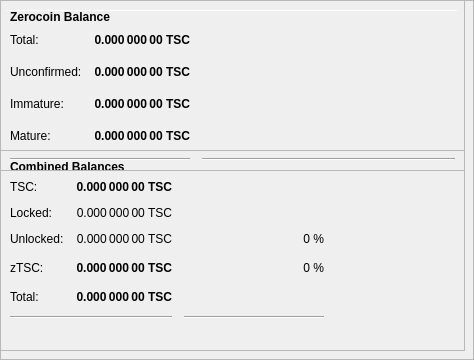
        <widget class="QFrame" name="frameHodgepodge">
         <property name="minimumSize">
          <size>
           <width>0</width>
           <height>350</height>
          </size>
         </property>
         <property name="layoutDirection">
          <enum>Qt::LeftToRight</enum>
         </property>
         <property name="frameShape">
          <enum>QFrame::StyledPanel</enum>
         </property>
         <property name="frameShadow">
          <enum>QFrame::Raised</enum>
         </property>
         <widget class="QPushButton" name="runAutoDenom">
          <property name="geometry">
           <rect>
            <x>251</x>
            <y>17</y>
            <width>1</width>
            <height>1</height>
           </rect>
          </property>
          <property name="palette">
           <palette>
            <active>
             <colorrole role="WindowText">
              <brush brushstyle="SolidPattern">
               <color alpha="255">
                <red>0</red>
                <green>0</green>
                <blue>0</blue>
               </color>
              </brush>
             </colorrole>
             <colorrole role="Button">
              <brush brushstyle="SolidPattern">
               <color alpha="255">
                <red>239</red>
                <green>238</green>
                <blue>238</blue>
               </color>
              </brush>
             </colorrole>
             <colorrole role="Light">
              <brush brushstyle="SolidPattern">
               <color alpha="255">
                <red>255</red>
                <green>255</green>
                <blue>255</blue>
               </color>
              </brush>
             </colorrole>
             <colorrole role="Midlight">
              <brush brushstyle="SolidPattern">
               <color alpha="255">
                <red>247</red>
                <green>246</green>
                <blue>246</blue>
               </color>
              </brush>
             </colorrole>
             <colorrole role="Dark">
              <brush brushstyle="SolidPattern">
               <color alpha="255">
                <red>119</red>
                <green>119</green>
                <blue>119</blue>
               </color>
              </brush>
             </colorrole>
             <colorrole role="Mid">
              <brush brushstyle="SolidPattern">
               <color alpha="255">
                <red>159</red>
                <green>159</green>
                <blue>159</blue>
               </color>
              </brush>
             </colorrole>
             <colorrole role="Text">
              <brush brushstyle="SolidPattern">
               <color alpha="255">
                <red>0</red>
                <green>0</green>
                <blue>0</blue>
               </color>
              </brush>
             </colorrole>
             <colorrole role="BrightText">
              <brush brushstyle="SolidPattern">
               <color alpha="255">
                <red>255</red>
                <green>255</green>
                <blue>255</blue>
               </color>
              </brush>
             </colorrole>
             <colorrole role="ButtonText">
              <brush brushstyle="SolidPattern">
               <color alpha="255">
                <red>0</red>
                <green>0</green>
                <blue>0</blue>
               </color>
              </brush>
             </colorrole>
             <colorrole role="Base">
              <brush brushstyle="SolidPattern">
               <color alpha="255">
                <red>255</red>
                <green>255</green>
                <blue>255</blue>
               </color>
              </brush>
             </colorrole>
             <colorrole role="Window">
              <brush brushstyle="SolidPattern">
               <color alpha="255">
                <red>239</red>
                <green>238</green>
                <blue>238</blue>
               </color>
              </brush>
             </colorrole>
             <colorrole role="Shadow">
              <brush brushstyle="SolidPattern">
               <color alpha="255">
                <red>0</red>
                <green>0</green>
                <blue>0</blue>
               </color>
              </brush>
             </colorrole>
             <colorrole role="AlternateBase">
              <brush brushstyle="SolidPattern">
               <color alpha="255">
                <red>247</red>
                <green>246</green>
                <blue>246</blue>
               </color>
              </brush>
             </colorrole>
             <colorrole role="ToolTipBase">
              <brush brushstyle="SolidPattern">
               <color alpha="255">
                <red>255</red>
                <green>255</green>
                <blue>220</blue>
               </color>
              </brush>
             </colorrole>
             <colorrole role="ToolTipText">
              <brush brushstyle="SolidPattern">
               <color alpha="255">
                <red>0</red>
                <green>0</green>
                <blue>0</blue>
               </color>
              </brush>
             </colorrole>
            </active>
            <inactive>
             <colorrole role="WindowText">
              <brush brushstyle="SolidPattern">
               <color alpha="255">
                <red>0</red>
                <green>0</green>
                <blue>0</blue>
               </color>
              </brush>
             </colorrole>
             <colorrole role="Button">
              <brush brushstyle="SolidPattern">
               <color alpha="255">
                <red>239</red>
                <green>238</green>
                <blue>238</blue>
               </color>
              </brush>
             </colorrole>
             <colorrole role="Light">
              <brush brushstyle="SolidPattern">
               <color alpha="255">
                <red>255</red>
                <green>255</green>
                <blue>255</blue>
               </color>
              </brush>
             </colorrole>
             <colorrole role="Midlight">
              <brush brushstyle="SolidPattern">
               <color alpha="255">
                <red>247</red>
                <green>246</green>
                <blue>246</blue>
               </color>
              </brush>
             </colorrole>
             <colorrole role="Dark">
              <brush brushstyle="SolidPattern">
               <color alpha="255">
                <red>119</red>
                <green>119</green>
                <blue>119</blue>
               </color>
              </brush>
             </colorrole>
             <colorrole role="Mid">
              <brush brushstyle="SolidPattern">
               <color alpha="255">
                <red>159</red>
                <green>159</green>
                <blue>159</blue>
               </color>
              </brush>
             </colorrole>
             <colorrole role="Text">
              <brush brushstyle="SolidPattern">
               <color alpha="255">
                <red>0</red>
                <green>0</green>
                <blue>0</blue>
               </color>
              </brush>
             </colorrole>
             <colorrole role="BrightText">
              <brush brushstyle="SolidPattern">
               <color alpha="255">
                <red>255</red>
                <green>255</green>
                <blue>255</blue>
               </color>
              </brush>
             </colorrole>
             <colorrole role="ButtonText">
              <brush brushstyle="SolidPattern">
               <color alpha="255">
                <red>0</red>
                <green>0</green>
                <blue>0</blue>
               </color>
              </brush>
             </colorrole>
             <colorrole role="Base">
              <brush brushstyle="SolidPattern">
               <color alpha="255">
                <red>255</red>
                <green>255</green>
                <blue>255</blue>
               </color>
              </brush>
             </colorrole>
             <colorrole role="Window">
              <brush brushstyle="SolidPattern">
               <color alpha="255">
                <red>239</red>
                <green>238</green>
                <blue>238</blue>
               </color>
              </brush>
             </colorrole>
             <colorrole role="Shadow">
              <brush brushstyle="SolidPattern">
               <color alpha="255">
                <red>0</red>
                <green>0</green>
                <blue>0</blue>
               </color>
              </brush>
             </colorrole>
             <colorrole role="AlternateBase">
              <brush brushstyle="SolidPattern">
               <color alpha="255">
                <red>247</red>
                <green>246</green>
                <blue>246</blue>
               </color>
              </brush>
             </colorrole>
             <colorrole role="ToolTipBase">
              <brush brushstyle="SolidPattern">
               <color alpha="255">
                <red>255</red>
                <green>255</green>
                <blue>220</blue>
               </color>
              </brush>
             </colorrole>
             <colorrole role="ToolTipText">
              <brush brushstyle="SolidPattern">
               <color alpha="255">
                <red>0</red>
                <green>0</green>
                <blue>0</blue>
               </color>
              </brush>
             </colorrole>
            </inactive>
            <disabled>
             <colorrole role="WindowText">
              <brush brushstyle="SolidPattern">
               <color alpha="255">
                <red>119</red>
                <green>119</green>
                <blue>119</blue>
               </color>
              </brush>
             </colorrole>
             <colorrole role="Button">
              <brush brushstyle="SolidPattern">
               <color alpha="255">
                <red>239</red>
                <green>238</green>
                <blue>238</blue>
               </color>
              </brush>
             </colorrole>
             <colorrole role="Light">
              <brush brushstyle="SolidPattern">
               <color alpha="255">
                <red>255</red>
                <green>255</green>
                <blue>255</blue>
               </color>
              </brush>
             </colorrole>
             <colorrole role="Midlight">
              <brush brushstyle="SolidPattern">
               <color alpha="255">
                <red>247</red>
                <green>246</green>
                <blue>246</blue>
               </color>
              </brush>
             </colorrole>
             <colorrole role="Dark">
              <brush brushstyle="SolidPattern">
               <color alpha="255">
                <red>119</red>
                <green>119</green>
                <blue>119</blue>
               </color>
              </brush>
             </colorrole>
             <colorrole role="Mid">
              <brush brushstyle="SolidPattern">
               <color alpha="255">
                <red>159</red>
                <green>159</green>
                <blue>159</blue>
               </color>
              </brush>
             </colorrole>
             <colorrole role="Text">
              <brush brushstyle="SolidPattern">
               <color alpha="255">
                <red>119</red>
                <green>119</green>
                <blue>119</blue>
               </color>
              </brush>
             </colorrole>
             <colorrole role="BrightText">
              <brush brushstyle="SolidPattern">
               <color alpha="255">
                <red>255</red>
                <green>255</green>
                <blue>255</blue>
               </color>
              </brush>
             </colorrole>
             <colorrole role="ButtonText">
              <brush brushstyle="SolidPattern">
               <color alpha="255">
                <red>119</red>
                <green>119</green>
                <blue>119</blue>
               </color>
              </brush>
             </colorrole>
             <colorrole role="Base">
              <brush brushstyle="SolidPattern">
               <color alpha="255">
                <red>239</red>
                <green>238</green>
                <blue>238</blue>
               </color>
              </brush>
             </colorrole>
             <colorrole role="Window">
              <brush brushstyle="SolidPattern">
               <color alpha="255">
                <red>239</red>
                <green>238</green>
                <blue>238</blue>
               </color>
              </brush>
             </colorrole>
             <colorrole role="Shadow">
              <brush brushstyle="SolidPattern">
               <color alpha="255">
                <red>0</red>
                <green>0</green>
                <blue>0</blue>
               </color>
              </brush>
             </colorrole>
             <colorrole role="AlternateBase">
              <brush brushstyle="SolidPattern">
               <color alpha="255">
                <red>239</red>
                <green>238</green>
                <blue>238</blue>
               </color>
              </brush>
             </colorrole>
             <colorrole role="ToolTipBase">
              <brush brushstyle="SolidPattern">
               <color alpha="255">
                <red>255</red>
                <green>255</green>
                <blue>220</blue>
               </color>
              </brush>
             </colorrole>
             <colorrole role="ToolTipText">
              <brush brushstyle="SolidPattern">
               <color alpha="255">
                <red>0</red>
                <green>0</green>
                <blue>0</blue>
               </color>
              </brush>
             </colorrole>
            </disabled>
           </palette>
          </property>
          <property name="focusPolicy">
           <enum>Qt::NoFocus</enum>
          </property>
          <property name="autoFillBackground">
           <bool>true</bool>
          </property>
          <property name="text">
           <string/>
          </property>
          <property name="flat">
           <bool>true</bool>
          </property>
         </widget>
         <widget class="Line" name="line">
          <property name="geometry">
           <rect>
            <x>7</x>
            <y>10</y>
            <width>451</width>
            <height>1</height>
           </rect>
          </property>
          <property name="orientation">
           <enum>Qt::Horizontal</enum>
          </property>
         </widget>
         <widget class="QFrame" name="frame_3">
          <property name="geometry">
           <rect>
            <x>0</x>
            <y>150</y>
            <width>465</width>
            <height>201</height>
           </rect>
          </property>
          <property name="frameShape">
           <enum>QFrame::StyledPanel</enum>
          </property>
          <property name="frameShadow">
           <enum>QFrame::Raised</enum>
          </property>
          <layout class="QVBoxLayout" name="verticalLayout_5">
           <item>
            <layout class="QHBoxLayout" name="horizontalLayout_5" stretch="0">
             <item>
              <widget class="QLabel" name="label_5z">
               <property name="maximumSize">
                <size>
                 <width>16777215</width>
                 <height>20</height>
                </size>
               </property>
               <property name="font">
                <font>
                 <weight>75</weight>
                 <bold>true</bold>
                </font>
               </property>
               <property name="toolTip">
                <string>Combined Balances (including unconfirmed and immature coins)</string>
               </property>
               <property name="text">
                <string>&lt;html&gt;&lt;head/&gt;&lt;body&gt;&lt;p&gt;Combined Balances&lt;/p&gt;&lt;/body&gt;&lt;/html&gt;</string>
               </property>
              </widget>
             </item>
            </layout>
           </item>
           <item>
            <layout class="QGridLayout" name="gridLayout_3">
             <property name="spacing">
              <number>12</number>
             </property>
             <item row="7" column="0" colspan="2">
              <widget class="Line" name="lineSpendableBalance_3">
               <property name="orientation">
                <enum>Qt::Horizontal</enum>
               </property>
              </widget>
             </item>
             <item row="7" column="2">
              <widget class="Line" name="lineWatchBalance_3">
               <property name="sizePolicy">
                <sizepolicy hsizetype="Preferred" vsizetype="Fixed">
                 <horstretch>0</horstretch>
                 <verstretch>0</verstretch>
                </sizepolicy>
               </property>
               <property name="minimumSize">
                <size>
                 <width>140</width>
                 <height>0</height>
                </size>
               </property>
               <property name="orientation">
                <enum>Qt::Horizontal</enum>
               </property>
              </widget>
             </item>
             <item row="4" column="1">
              <widget class="QLabel" name="labelzBalancez">
               <property name="font">
                <font>
                 <weight>75</weight>
                 <bold>true</bold>
                </font>
               </property>
               <property name="cursor">
                <cursorShape>IBeamCursor</cursorShape>
               </property>
               <property name="toolTip">
                <string>Total of transactions that have yet to be confirmed, and do not yet count toward the spendable balance</string>
               </property>
               <property name="text">
                <string notr="true">0.000 000 00 TSC</string>
               </property>
               <property name="alignment">
                <set>Qt::AlignRight|Qt::AlignTrailing|Qt::AlignVCenter</set>
               </property>
               <property name="textInteractionFlags">
                <set>Qt::LinksAccessibleByMouse|Qt::TextSelectableByKeyboard|Qt::TextSelectableByMouse</set>
               </property>
              </widget>
             </item>
             <item row="6" column="1">
              <widget class="QLabel" name="labelTotalz">
               <property name="font">
                <font>
                 <weight>75</weight>
                 <bold>true</bold>
                </font>
               </property>
               <property name="cursor">
                <cursorShape>IBeamCursor</cursorShape>
               </property>
               <property name="toolTip">
                <string>Total Balance, including unconfirmed and immature coins.</string>
               </property>
               <property name="text">
                <string notr="true">0.000 000 00 TSC</string>
               </property>
               <property name="alignment">
                <set>Qt::AlignRight|Qt::AlignTrailing|Qt::AlignVCenter</set>
               </property>
               <property name="textInteractionFlags">
                <set>Qt::LinksAccessibleByMouse|Qt::TextSelectableByKeyboard|Qt::TextSelectableByMouse</set>
               </property>
              </widget>
             </item>
             <item row="4" column="3">
              <spacer name="horizontalSpacer_6">
               <property name="orientation">
                <enum>Qt::Horizontal</enum>
               </property>
               <property name="sizeHint" stdset="0">
                <size>
                 <width>40</width>
                 <height>20</height>
                </size>
               </property>
              </spacer>
             </item>
             <item row="6" column="0">
              <widget class="QLabel" name="labelTotalTextz">
               <property name="text">
                <string>Total:</string>
               </property>
              </widget>
             </item>
             <item row="1" column="0">
              <widget class="QLabel" name="labelBalanceTextz">
               <property name="text">
                <string>TSC:</string>
               </property>
              </widget>
             </item>
             <item row="1" column="1">
              <widget class="QLabel" name="labelBalancez">
               <property name="font">
                <font>
                 <weight>75</weight>
                 <bold>true</bold>
                </font>
               </property>
               <property name="cursor">
                <cursorShape>IBeamCursor</cursorShape>
               </property>
               <property name="toolTip">
                <string>Your current spendable balance</string>
               </property>
               <property name="text">
                <string notr="true">0.000 000 00 TSC</string>
               </property>
               <property name="alignment">
                <set>Qt::AlignRight|Qt::AlignTrailing|Qt::AlignVCenter</set>
               </property>
               <property name="textInteractionFlags">
                <set>Qt::LinksAccessibleByMouse|Qt::TextSelectableByKeyboard|Qt::TextSelectableByMouse</set>
               </property>
              </widget>
             </item>
             <item row="4" column="0">
              <widget class="QLabel" name="labelzBalanceTextz">
               <property name="toolTip">
                <string/>
               </property>
               <property name="text">
                <string>zTSC:</string>
               </property>
              </widget>
             </item>
             <item row="4" column="2">
              <widget class="QLabel" name="labelzTSCPercent">
               <property name="toolTip">
                <string>Current percentage of zTSC.
If AutoMint is enabled this percentage will settle around the configured AutoMint percentage (default = 10%)</string>
               </property>
               <property name="text">
                <string>0 %</string>
               </property>
               <property name="alignment">
                <set>Qt::AlignRight|Qt::AlignTrailing|Qt::AlignVCenter</set>
               </property>
              </widget>
             </item>
             <item row="6" column="2">
              <widget class="QLabel" name="label100Percent">
               <property name="text">
                <string/>
               </property>
               <property name="alignment">
                <set>Qt::AlignRight|Qt::AlignTrailing|Qt::AlignVCenter</set>
               </property>
              </widget>
             </item>
             <item row="2" column="1">
              <widget class="QLabel" name="labelLockedBalance">
               <property name="toolTip">
                <string>Locked TSC or Masternode collaterals. These are excluded from zTSC minting.</string>
               </property>
               <property name="text">
                <string>0.000 000 00 TSC</string>
               </property>
               <property name="alignment">
                <set>Qt::AlignRight|Qt::AlignTrailing|Qt::AlignVCenter</set>
               </property>
              </widget>
             </item>
             <item row="2" column="0">
              <widget class="QLabel" name="labelLockedBalanceText">
               <property name="toolTip">
                <string>Locked TSC or Masternode collaterals. These are excluded from zTSC minting.</string>
               </property>
               <property name="text">
                <string>Locked:</string>
               </property>
              </widget>
             </item>
             <item row="3" column="0">
              <widget class="QLabel" name="labelUnLockedBalanceText">
               <property name="toolTip">
                <string>Unlocked TSCs. These can be used for zTSC minting.</string>
               </property>
               <property name="text">
                <string>Unlocked:</string>
               </property>
              </widget>
             </item>
             <item row="3" column="1">
              <widget class="QLabel" name="labelUnLockedBalance">
               <property name="toolTip">
                <string>Unlocked TSCs. These can be used for zTSC minting.</string>
               </property>
               <property name="text">
                <string>0.000 000 00 TSC</string>
               </property>
               <property name="alignment">
                <set>Qt::AlignRight|Qt::AlignTrailing|Qt::AlignVCenter</set>
               </property>
              </widget>
             </item>
             <item row="3" column="2">
              <widget class="QLabel" name="labelTSCPercent">
               <property name="text">
                <string>0 %</string>
               </property>
               <property name="alignment">
                <set>Qt::AlignRight|Qt::AlignTrailing|Qt::AlignVCenter</set>
               </property>
              </widget>
             </item>
            </layout>
           </item>
           <item>
            <spacer name="verticalSpacer">
             <property name="orientation">
              <enum>Qt::Vertical</enum>
             </property>
             <property name="sizeHint" stdset="0">
              <size>
               <width>20</width>
               <height>40</height>
              </size>
             </property>
            </spacer>
           </item>
          </layout>
         </widget>
         <widget class="QFrame" name="frame_4">
          <property name="geometry">
           <rect>
            <x>0</x>
            <y>0</y>
            <width>465</width>
            <height>171</height>
           </rect>
          </property>
          <property name="frameShape">
           <enum>QFrame::StyledPanel</enum>
          </property>
          <property name="frameShadow">
           <enum>QFrame::Raised</enum>
          </property>
          <layout class="QVBoxLayout" name="verticalLayout_7">
           <item>
            <layout class="QHBoxLayout" name="horizontalLayout_8" stretch="0">
             <item>
              <widget class="QLabel" name="label_5z_3">
               <property name="maximumSize">
                <size>
                 <width>16777215</width>
                 <height>20</height>
                </size>
               </property>
               <property name="font">
                <font>
                 <weight>75</weight>
                 <bold>true</bold>
                </font>
               </property>
               <property name="text">
                <string>Zerocoin Balance</string>
               </property>
              </widget>
             </item>
            </layout>
           </item>
           <item>
            <layout class="QGridLayout" name="gridLayout_5">
             <property name="spacing">
              <number>12</number>
             </property>
             <item row="4" column="0">
              <widget class="QLabel" name="labelzBalanceMatureText">
               <property name="toolTip">
                <string>Mature: more than 20 confirmation and more than 3 mints of the same denomination after it was minted.
These zTSC are spendable.</string>
               </property>
               <property name="text">
                <string>Mature:</string>
               </property>
              </widget>
             </item>
             <item row="5" column="0" colspan="2">
              <widget class="Line" name="lineSpendableBalance_5">
               <property name="orientation">
                <enum>Qt::Horizontal</enum>
               </property>
              </widget>
             </item>
             <item row="1" column="1">
              <widget class="QLabel" name="labelzBalance">
               <property name="font">
                <font>
                 <weight>75</weight>
                 <bold>true</bold>
                </font>
               </property>
               <property name="cursor">
                <cursorShape>IBeamCursor</cursorShape>
               </property>
               <property name="toolTip">
                <string>All available zTSC, unconfirmed and immature zTSC included.</string>
               </property>
               <property name="text">
                <string notr="true">0.000 000 00 TSC</string>
               </property>
               <property name="alignment">
                <set>Qt::AlignRight|Qt::AlignTrailing|Qt::AlignVCenter</set>
               </property>
               <property name="textInteractionFlags">
                <set>Qt::LinksAccessibleByMouse|Qt::TextSelectableByKeyboard|Qt::TextSelectableByMouse</set>
               </property>
              </widget>
             </item>
             <item row="5" column="2">
              <widget class="Line" name="lineWatchBalance_5">
               <property name="sizePolicy">
                <sizepolicy hsizetype="Preferred" vsizetype="Fixed">
                 <horstretch>0</horstretch>
                 <verstretch>0</verstretch>
                </sizepolicy>
               </property>
               <property name="minimumSize">
                <size>
                 <width>140</width>
                 <height>0</height>
                </size>
               </property>
               <property name="orientation">
                <enum>Qt::Horizontal</enum>
               </property>
              </widget>
             </item>
             <item row="1" column="0">
              <widget class="QLabel" name="labelzBalanceText">
               <property name="toolTip">
                <string>All available zTSC, unconfirmed and immature zTSC included.</string>
               </property>
               <property name="text">
                <string>Total:</string>
               </property>
              </widget>
             </item>
             <item row="1" column="2">
              <spacer name="horizontalSpacer_8">
               <property name="orientation">
                <enum>Qt::Horizontal</enum>
               </property>
               <property name="sizeHint" stdset="0">
                <size>
                 <width>40</width>
                 <height>20</height>
                </size>
               </property>
              </spacer>
             </item>
             <item row="4" column="2">
              <spacer name="horizontalSpacer_4">
               <property name="orientation">
                <enum>Qt::Horizontal</enum>
               </property>
               <property name="sizeHint" stdset="0">
                <size>
                 <width>40</width>
                 <height>20</height>
                </size>
               </property>
              </spacer>
             </item>
             <item row="4" column="1">
              <widget class="QLabel" name="labelzBalanceMature">
               <property name="font">
                <font>
                 <weight>75</weight>
                 <bold>true</bold>
                </font>
               </property>
               <property name="toolTip">
                <string>Mature: more than 20 confirmation and more than 3 mints of the same denomination after it was minted.
These zTSC are spendable.</string>
               </property>
               <property name="text">
                <string>0.000 000 00 TSC</string>
               </property>
               <property name="alignment">
                <set>Qt::AlignRight|Qt::AlignTrailing|Qt::AlignVCenter</set>
               </property>
              </widget>
             </item>
             <item row="2" column="0">
              <widget class="QLabel" name="labelzBalanceUnconfirmedText">
               <property name="toolTip">
                <string>Unconfirmed: less than 20 confirmations
Immature: confirmed, but less than 3 mints of the same denomination after it was minted</string>
               </property>
               <property name="text">
                <string>Unconfirmed:</string>
               </property>
              </widget>
             </item>
             <item row="2" column="1">
              <widget class="QLabel" name="labelzBalanceUnconfirmed">
               <property name="font">
                <font>
                 <weight>75</weight>
                 <bold>true</bold>
                </font>
               </property>
               <property name="toolTip">
                <string>Unconfirmed: less than 20 confirmations
Immature: confirmed, but less than 3 mints of the same denomination after it was minted</string>
               </property>
               <property name="text">
                <string>0.000 000 00 TSC</string>
               </property>
               <property name="alignment">
                <set>Qt::AlignRight|Qt::AlignTrailing|Qt::AlignVCenter</set>
               </property>
              </widget>
             </item>
             <item row="2" column="2">
              <spacer name="horizontalSpacer_5">
               <property name="orientation">
                <enum>Qt::Horizontal</enum>
               </property>
               <property name="sizeHint" stdset="0">
                <size>
                 <width>40</width>
                 <height>20</height>
                </size>
               </property>
              </spacer>
             </item>
             <item row="3" column="0">
              <widget class="QLabel" name="labelzBalanceImmatureText">
               <property name="toolTip">
                <string>Unconfirmed: less than 20 confirmations
Immature: confirmed, but less than 3 mints of the same denomination after it was minted</string>
               </property>
               <property name="text">
                <string>Immature:</string>
               </property>
              </widget>
             </item>
             <item row="3" column="1">
              <widget class="QLabel" name="labelzBalanceImmature">
               <property name="font">
                <font>
                 <weight>75</weight>
                 <bold>true</bold>
                </font>
               </property>
               <property name="toolTip">
                <string>Unconfirmed: less than 20 confirmations
Immature: confirmed, but less than 3 mints of the same denomination after it was minted</string>
               </property>
               <property name="text">
                <string>0.000 000 00 TSC</string>
               </property>
               <property name="alignment">
                <set>Qt::AlignRight|Qt::AlignTrailing|Qt::AlignVCenter</set>
               </property>
              </widget>
             </item>
             <item row="3" column="2">
              <spacer name="horizontalSpacer_7">
               <property name="orientation">
                <enum>Qt::Horizontal</enum>
               </property>
               <property name="sizeHint" stdset="0">
                <size>
                 <width>40</width>
                 <height>20</height>
                </size>
               </property>
              </spacer>
             </item>
            </layout>
           </item>
          </layout>
         </widget>
        </widget>
